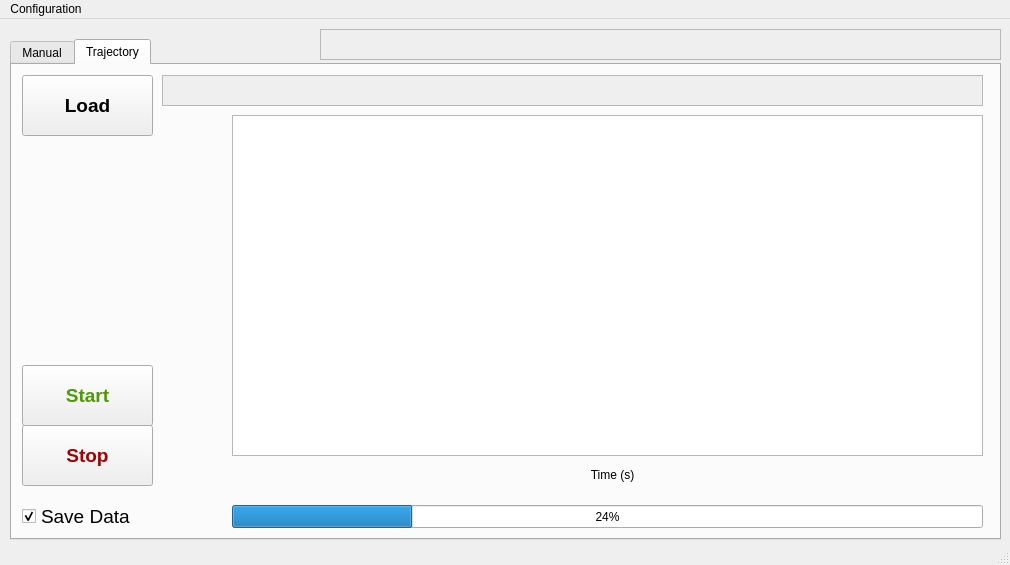
<?xml version="1.0" encoding="UTF-8"?>
<ui version="4.0">
 <class>MainWindow</class>
 <widget class="QMainWindow" name="MainWindow">
  <property name="geometry">
   <rect>
    <x>0</x>
    <y>0</y>
    <width>1010</width>
    <height>565</height>
   </rect>
  </property>
  <property name="windowTitle">
   <string>MainWindow</string>
  </property>
  <property name="toolButtonStyle">
   <enum>Qt::ToolButtonTextBesideIcon</enum>
  </property>
  <property name="documentMode">
   <bool>false</bool>
  </property>
  <property name="tabShape">
   <enum>QTabWidget::Rounded</enum>
  </property>
  <property name="unifiedTitleAndToolBarOnMac">
   <bool>false</bool>
  </property>
  <widget class="QWidget" name="centralwidget">
   <widget class="QTabWidget" name="tabWidget">
    <property name="geometry">
     <rect>
      <x>10</x>
      <y>20</y>
      <width>991</width>
      <height>501</height>
     </rect>
    </property>
    <property name="currentIndex">
     <number>1</number>
    </property>
    <widget class="QWidget" name="ManualControl">
     <attribute name="title">
      <string>Manual</string>
     </attribute>
     <widget class="QToolButton" name="allOn">
      <property name="enabled">
       <bool>true</bool>
      </property>
      <property name="geometry">
       <rect>
        <x>770</x>
        <y>420</y>
        <width>101</width>
        <height>41</height>
       </rect>
      </property>
      <property name="font">
       <font>
        <pointsize>14</pointsize>
        <weight>75</weight>
        <bold>true</bold>
       </font>
      </property>
      <property name="text">
       <string>All On</string>
      </property>
      <property name="icon">
       <iconset theme="system-shutdown">
        <normaloff>.</normaloff>.</iconset>
      </property>
      <property name="iconSize">
       <size>
        <width>16</width>
        <height>16</height>
       </size>
      </property>
      <property name="checkable">
       <bool>false</bool>
      </property>
      <property name="toolButtonStyle">
       <enum>Qt::ToolButtonTextBesideIcon</enum>
      </property>
     </widget>
     <widget class="QToolButton" name="allOff">
      <property name="enabled">
       <bool>true</bool>
      </property>
      <property name="geometry">
       <rect>
        <x>870</x>
        <y>420</y>
        <width>101</width>
        <height>41</height>
       </rect>
      </property>
      <property name="font">
       <font>
        <pointsize>14</pointsize>
        <weight>75</weight>
        <bold>true</bold>
       </font>
      </property>
      <property name="text">
       <string>All Off</string>
      </property>
      <property name="icon">
       <iconset theme="system-shutdown">
        <normaloff>.</normaloff>.</iconset>
      </property>
      <property name="iconSize">
       <size>
        <width>16</width>
        <height>16</height>
       </size>
      </property>
      <property name="checkable">
       <bool>false</bool>
      </property>
      <property name="toolButtonStyle">
       <enum>Qt::ToolButtonTextBesideIcon</enum>
      </property>
     </widget>
     <widget class="QGroupBox" name="group1">
      <property name="enabled">
       <bool>false</bool>
      </property>
      <property name="geometry">
       <rect>
        <x>10</x>
        <y>50</y>
        <width>121</width>
        <height>111</height>
       </rect>
      </property>
      <property name="title">
       <string notr="true"/>
      </property>
      <property name="checkable">
       <bool>false</bool>
      </property>
      <widget class="QDoubleSpinBox" name="pressureDisplay1">
       <property name="geometry">
        <rect>
         <x>10</x>
         <y>50</y>
         <width>101</width>
         <height>41</height>
        </rect>
       </property>
       <property name="font">
        <font>
         <pointsize>14</pointsize>
        </font>
       </property>
      </widget>
      <widget class="QLabel" name="pressureLabel1">
       <property name="geometry">
        <rect>
         <x>10</x>
         <y>30</y>
         <width>101</width>
         <height>17</height>
        </rect>
       </property>
       <property name="font">
        <font>
         <pointsize>12</pointsize>
        </font>
       </property>
       <property name="text">
        <string>Pressure (psi)</string>
       </property>
      </widget>
     </widget>
     <widget class="QToolButton" name="chanOnOff1">
      <property name="enabled">
       <bool>true</bool>
      </property>
      <property name="geometry">
       <rect>
        <x>70</x>
        <y>20</y>
        <width>61</width>
        <height>41</height>
       </rect>
      </property>
      <property name="font">
       <font>
        <pointsize>18</pointsize>
        <weight>75</weight>
        <bold>true</bold>
       </font>
      </property>
      <property name="layoutDirection">
       <enum>Qt::LeftToRight</enum>
      </property>
      <property name="text">
       <string>1</string>
      </property>
      <property name="icon">
       <iconset theme="system-shutdown">
        <normaloff>.</normaloff>.</iconset>
      </property>
      <property name="iconSize">
       <size>
        <width>16</width>
        <height>16</height>
       </size>
      </property>
      <property name="checkable">
       <bool>true</bool>
      </property>
      <property name="popupMode">
       <enum>QToolButton::DelayedPopup</enum>
      </property>
      <property name="toolButtonStyle">
       <enum>Qt::ToolButtonIconOnly</enum>
      </property>
      <property name="autoRaise">
       <bool>false</bool>
      </property>
     </widget>
     <widget class="QLabel" name="chanLabel1">
      <property name="geometry">
       <rect>
        <x>10</x>
        <y>20</y>
        <width>41</width>
        <height>41</height>
       </rect>
      </property>
      <property name="font">
       <font>
        <pointsize>24</pointsize>
        <weight>75</weight>
        <bold>true</bold>
       </font>
      </property>
      <property name="text">
       <string>1</string>
      </property>
      <property name="alignment">
       <set>Qt::AlignCenter</set>
      </property>
     </widget>
    </widget>
    <widget class="QWidget" name="TrajControl">
     <attribute name="title">
      <string>Trajectory</string>
     </attribute>
     <widget class="QToolButton" name="stopTraj">
      <property name="geometry">
       <rect>
        <x>10</x>
        <y>360</y>
        <width>131</width>
        <height>61</height>
       </rect>
      </property>
      <property name="font">
       <font>
        <pointsize>14</pointsize>
        <weight>75</weight>
        <bold>true</bold>
       </font>
      </property>
      <property name="styleSheet">
       <string notr="true">color: rgb(164, 0, 0);</string>
      </property>
      <property name="text">
       <string>Stop</string>
      </property>
      <property name="icon">
       <iconset theme="media-playback-stop">
        <normaloff>.</normaloff>.</iconset>
      </property>
      <property name="iconSize">
       <size>
        <width>64</width>
        <height>64</height>
       </size>
      </property>
      <property name="toolButtonStyle">
       <enum>Qt::ToolButtonTextBesideIcon</enum>
      </property>
     </widget>
     <widget class="QToolButton" name="runTraj">
      <property name="geometry">
       <rect>
        <x>10</x>
        <y>300</y>
        <width>131</width>
        <height>61</height>
       </rect>
      </property>
      <property name="font">
       <font>
        <pointsize>14</pointsize>
        <weight>75</weight>
        <bold>true</bold>
       </font>
      </property>
      <property name="styleSheet">
       <string notr="true">color: rgb(78, 154, 6);</string>
      </property>
      <property name="text">
       <string>Start</string>
      </property>
      <property name="icon">
       <iconset theme="media-playback-start">
        <normaloff>.</normaloff>.</iconset>
      </property>
      <property name="iconSize">
       <size>
        <width>64</width>
        <height>64</height>
       </size>
      </property>
      <property name="toolButtonStyle">
       <enum>Qt::ToolButtonTextBesideIcon</enum>
      </property>
      <property name="autoRaise">
       <bool>false</bool>
      </property>
      <property name="arrowType">
       <enum>Qt::NoArrow</enum>
      </property>
     </widget>
     <widget class="QToolButton" name="loadTraj">
      <property name="enabled">
       <bool>true</bool>
      </property>
      <property name="geometry">
       <rect>
        <x>10</x>
        <y>10</y>
        <width>131</width>
        <height>61</height>
       </rect>
      </property>
      <property name="font">
       <font>
        <pointsize>14</pointsize>
        <weight>75</weight>
        <bold>true</bold>
       </font>
      </property>
      <property name="text">
       <string>Load</string>
      </property>
      <property name="icon">
       <iconset theme="document-open">
        <normaloff>.</normaloff>.</iconset>
      </property>
      <property name="iconSize">
       <size>
        <width>64</width>
        <height>64</height>
       </size>
      </property>
      <property name="toolButtonStyle">
       <enum>Qt::ToolButtonTextBesideIcon</enum>
      </property>
     </widget>
     <widget class="QLabel" name="label">
      <property name="geometry">
       <rect>
        <x>440</x>
        <y>400</y>
        <width>321</width>
        <height>20</height>
       </rect>
      </property>
      <property name="text">
       <string>Time (s)</string>
      </property>
      <property name="alignment">
       <set>Qt::AlignCenter</set>
      </property>
     </widget>
     <widget class="QProgressBar" name="trajProgressBar">
      <property name="geometry">
       <rect>
        <x>220</x>
        <y>440</y>
        <width>751</width>
        <height>23</height>
       </rect>
      </property>
      <property name="value">
       <number>24</number>
      </property>
      <property name="textVisible">
       <bool>true</bool>
      </property>
      <property name="invertedAppearance">
       <bool>false</bool>
      </property>
     </widget>
     <widget class="QCheckBox" name="saveData">
      <property name="geometry">
       <rect>
        <x>10</x>
        <y>440</y>
        <width>131</width>
        <height>23</height>
       </rect>
      </property>
      <property name="font">
       <font>
        <pointsize>14</pointsize>
       </font>
      </property>
      <property name="text">
       <string>Save Data</string>
      </property>
      <property name="icon">
       <iconset theme="document-save"/>
      </property>
      <property name="checked">
       <bool>true</bool>
      </property>
     </widget>
     <widget class="QPlainTextEdit" name="trajNameDisplay">
      <property name="enabled">
       <bool>false</bool>
      </property>
      <property name="geometry">
       <rect>
        <x>150</x>
        <y>10</y>
        <width>821</width>
        <height>31</height>
       </rect>
      </property>
     </widget>
     <widget class="QGraphicsView" name="graphicsView">
      <property name="geometry">
       <rect>
        <x>220</x>
        <y>50</y>
        <width>751</width>
        <height>341</height>
       </rect>
      </property>
     </widget>
    </widget>
   </widget>
   <widget class="QPlainTextEdit" name="configNameDisplay">
    <property name="enabled">
     <bool>false</bool>
    </property>
    <property name="geometry">
     <rect>
      <x>320</x>
      <y>10</y>
      <width>681</width>
      <height>31</height>
     </rect>
    </property>
   </widget>
  </widget>
  <widget class="QMenuBar" name="menubar">
   <property name="geometry">
    <rect>
     <x>0</x>
     <y>0</y>
     <width>1010</width>
     <height>22</height>
    </rect>
   </property>
   <widget class="QMenu" name="menuMain_Window">
    <property name="title">
     <string>Configuration</string>
    </property>
    <addaction name="actionSave"/>
    <addaction name="actionLoad_Configuration"/>
   </widget>
   <addaction name="menuMain_Window"/>
  </widget>
  <widget class="QStatusBar" name="statusbar"/>
  <action name="actionLoad_Configuration">
   <property name="icon">
    <iconset theme="document-open">
     <normaloff>.</normaloff>.</iconset>
   </property>
   <property name="text">
    <string>Load Config</string>
   </property>
  </action>
  <action name="actionSave">
   <property name="icon">
    <iconset theme="document-new">
     <normaloff>.</normaloff>.</iconset>
   </property>
   <property name="text">
    <string>Build Config</string>
   </property>
  </action>
  <action name="actionLoad_Trajectory">
   <property name="icon">
    <iconset theme="document-open">
     <normaloff>.</normaloff>.</iconset>
   </property>
   <property name="text">
    <string>Load Traj</string>
   </property>
  </action>
 </widget>
 <resources/>
 <connections>
  <connection>
   <sender>chanOnOff1</sender>
   <signal>clicked(bool)</signal>
   <receiver>group1</receiver>
   <slot>setEnabled(bool)</slot>
   <hints>
    <hint type="sourcelabel">
     <x>102</x>
     <y>121</y>
    </hint>
    <hint type="destinationlabel">
     <x>82</x>
     <y>276</y>
    </hint>
   </hints>
  </connection>
 </connections>
</ui>
